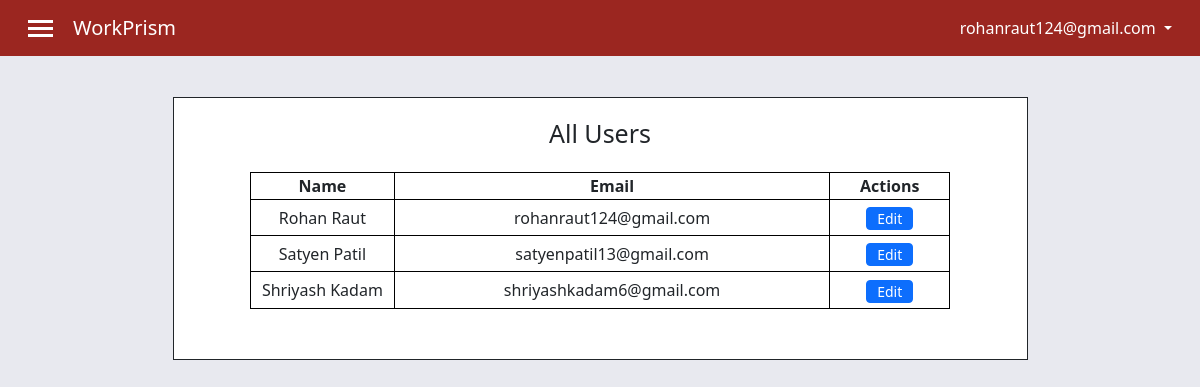
The page /all-users/ (signed in) on the database as committed earlier.
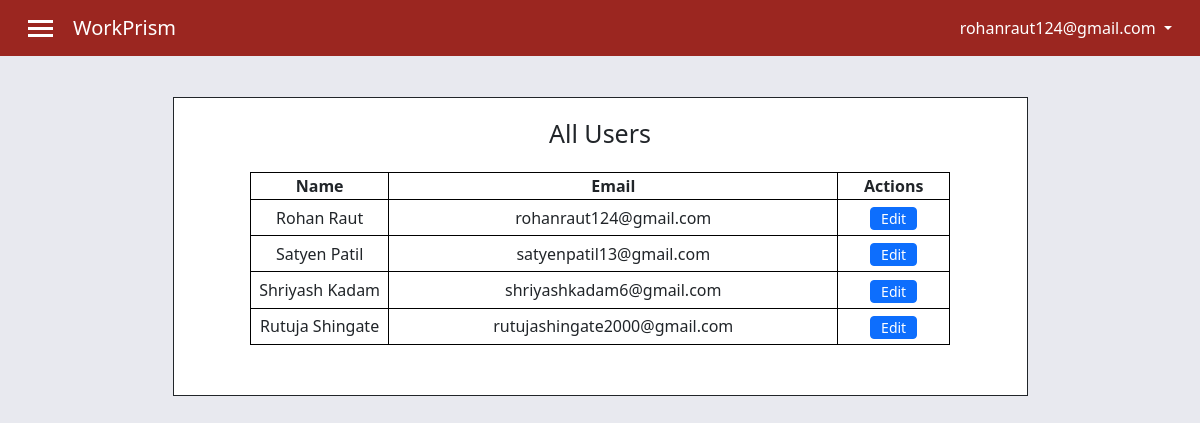
The same page on the database as committed later.
### api_services/models.py (models this page shows, shortened)
class Account(AbstractBaseUser, PermissionsMixin):
    email = models.EmailField(verbose_name="email", max_length=254, unique=True)
    username = models.CharField(max_length=100, unique=True)
    first_name = models.CharField(max_length=100)
    last_name = models.CharField(max_length=100)
    user_role = models.CharField(max_length=100)
    department = models.CharField(max_length=100)
    phone = models.CharField(max_length=10)
    date_joined = models.DateTimeField(verbose_name="date joined", auto_now_add=True)
    last_login = models.DateTimeField(verbose_name="last login", auto_now=True)
    is_admin = models.BooleanField(default=False)
    is_active = models.BooleanField(default=True)
    is_staff = models.BooleanField(default=False)
    is_superuser = models.BooleanField(default=False)
    USERNAME_FIELD = "email"
    REQUIRED_FIELDS = ["username", "first_name", "last_name", "user_role"]
    objects = MyAccountManager()

### web_app/views.py (the view)
# urls.py: path('all-users/', all_users_view, name="all_users_view"),
def all_users_view(request):
    data = {}
    if request.user.is_anonymous == True:
        return redirect('/login')
    if request.user.is_superuser == False:
        data['message'] = "You do not have rights to access this page"
        return redirect('/error', data)
    data['users'] = Account.objects.all()
    return render(request, 'all_users.html', data)

### templates/all_users.html (shortened to what this page needs)
{% extends 'base.html' %}
{% block additional_links %}
<link rel="stylesheet" href="/static/all_users.css">
{% endblock additional_links %}
{% block body %}
<div class="container mt-3 mb-3">
    <div class="row justify-content-center">
        <div class="col-12 col-sm-11 col-md-11 col-lg-9 border border-dark main_content">
            <h1 class="mb-4">All Users</h1>
            <table align="center">
                <tr>
                  <th>Name</th>
                  <th>Email</th>
                  <th>Actions</th>
                </tr>
                {% for x in users %}
                    <tr>
                        <td>{{x.first_name}} {{x.last_name}}</td>
                        <td>{{x.email}}</td>
                        <td><a href="/profile/{{x.email}}"><button class="btn btn-sm btn-primary">Edit</button></a></td>
                    </tr>
                {% endfor %}
            </table>
        </div>
    </div>
</div>
{% endblock body %}

### templates/base.html (shortened to what this page needs)
<!doctype html>
<html lang="en">
  <head>
    <link href="https://cdn.jsdelivr.net/npm/bootstrap@5.3.0-alpha1/dist/css/bootstrap.min.css" rel="stylesheet">
    <link rel="stylesheet" href="/static/base.css">
    {% block additional_links %}{% endblock additional_links %}
  </head>
  <body>
    <nav class="navbar navbar_custom navbar-expand-lg bg-body-tertiary px-3">
      <div class="container-fluid d-flex justify-content-between">
        <div class="navbar_item d-flex align-items-center">
          <div class="menu_icon_container" data-bs-toggle="offcanvas" href="#offcanvasExample" role="button" aria-controls="offcanvasExample">
            <div class="menu_icon"></div>
            <div class="menu_icon"></div>
            <div class="menu_icon"></div>
          </div>
          <a class="navbar-brand" href="#">WorkPrism</a>
        </div>
        <div class="navbar_item user_email">
          <li class="nav-item dropdown">
            <a class="nav-link dropdown-toggle" href="#" role="button" data-bs-toggle="dropdown" aria-expanded="false">
              {{request.user.email}}
            </a>
          </li>
        </div>
        </div>
    </nav>
    {% block body %}{% endblock body %}
  </body>
</html>

Rows that differ between the two databases and show on the page:
added Account: first_name "Rutuja", last_name "Shingate", email "rutujashingate2000@gmail.com"
